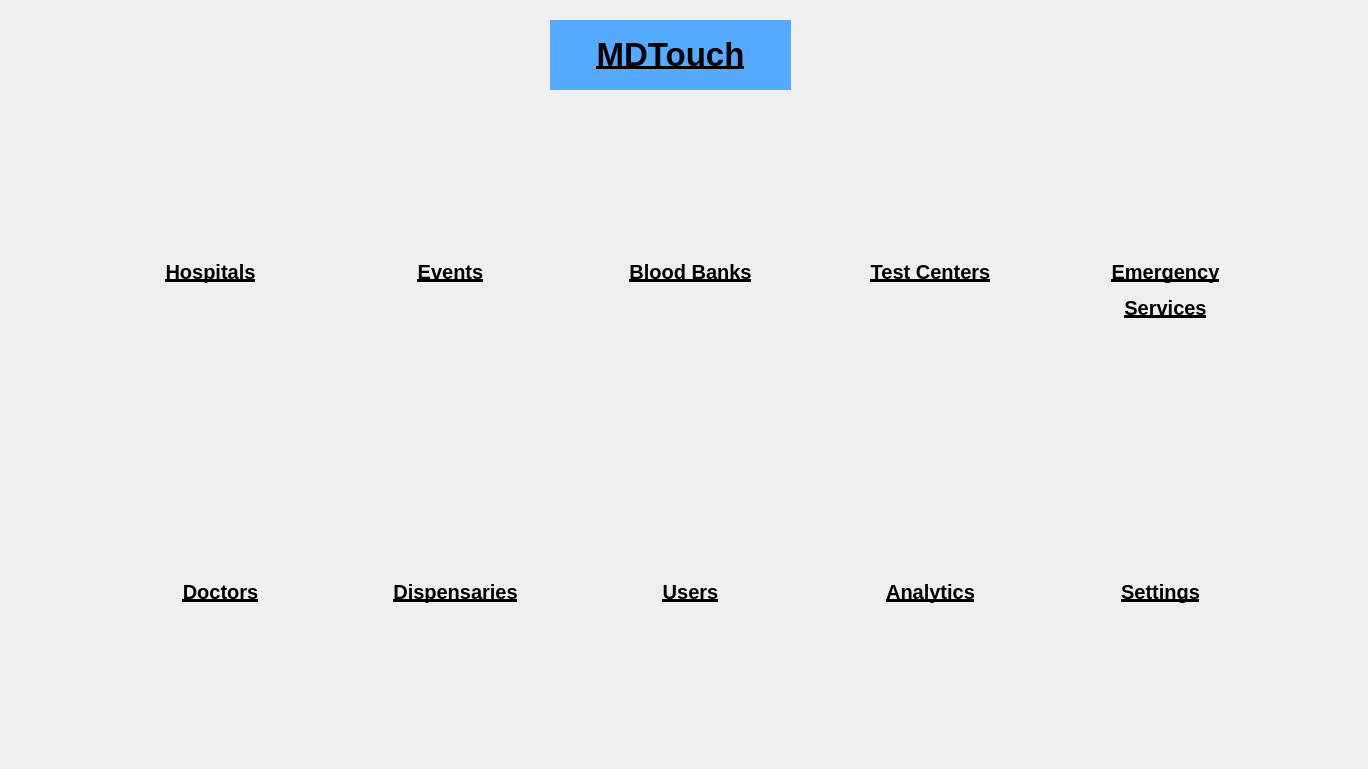
<?xml version="1.0" encoding="UTF-8"?>
<ui version="4.0">
 <class>superadminHome</class>
 <widget class="QMainWindow" name="superadminHome">
  <property name="geometry">
   <rect>
    <x>0</x>
    <y>0</y>
    <width>1368</width>
    <height>769</height>
   </rect>
  </property>
  <property name="sizePolicy">
   <sizepolicy hsizetype="Fixed" vsizetype="Fixed">
    <horstretch>0</horstretch>
    <verstretch>0</verstretch>
   </sizepolicy>
  </property>
  <property name="windowTitle">
   <string>MainWindow</string>
  </property>
  <widget class="QWidget" name="centralwidget">
   <widget class="QLabel" name="eventLabel">
    <property name="geometry">
     <rect>
      <x>380</x>
      <y>260</y>
      <width>141</width>
      <height>51</height>
     </rect>
    </property>
    <property name="text">
     <string>&lt;html&gt;&lt;head/&gt;&lt;body&gt;&lt;p align=&quot;center&quot;&gt;&lt;span style=&quot; font-size:15pt; font-weight:600; text-decoration: underline;&quot;&gt;Events&lt;/span&gt;&lt;/p&gt;&lt;/body&gt;&lt;/html&gt;</string>
    </property>
    <property name="alignment">
     <set>Qt::AlignLeading|Qt::AlignLeft|Qt::AlignTop</set>
    </property>
   </widget>
   <widget class="QLabel" name="emergencyLabel">
    <property name="geometry">
     <rect>
      <x>1080</x>
      <y>260</y>
      <width>171</width>
      <height>81</height>
     </rect>
    </property>
    <property name="sizePolicy">
     <sizepolicy hsizetype="Fixed" vsizetype="Fixed">
      <horstretch>0</horstretch>
      <verstretch>0</verstretch>
     </sizepolicy>
    </property>
    <property name="text">
     <string>&lt;html&gt;&lt;head/&gt;&lt;body&gt;&lt;p align=&quot;center&quot;&gt;&lt;span style=&quot; font-size:15pt; font-weight:600; text-decoration: underline;&quot;&gt;Emergency&lt;/span&gt;&lt;/p&gt;&lt;p align=&quot;center&quot;&gt;&lt;span style=&quot; font-size:15pt; font-weight:600; text-decoration: underline;&quot;&gt;Services&lt;/span&gt;&lt;/p&gt;&lt;/body&gt;&lt;/html&gt;</string>
    </property>
    <property name="alignment">
     <set>Qt::AlignLeading|Qt::AlignLeft|Qt::AlignTop</set>
    </property>
   </widget>
   <widget class="QLabel" name="bloodLabel">
    <property name="geometry">
     <rect>
      <x>600</x>
      <y>260</y>
      <width>181</width>
      <height>51</height>
     </rect>
    </property>
    <property name="text">
     <string>&lt;html&gt;&lt;head/&gt;&lt;body&gt;&lt;p align=&quot;center&quot;&gt;&lt;span style=&quot; font-size:15pt; font-weight:600; text-decoration: underline;&quot;&gt;Blood Banks&lt;/span&gt;&lt;/p&gt;&lt;/body&gt;&lt;/html&gt;</string>
    </property>
    <property name="alignment">
     <set>Qt::AlignLeading|Qt::AlignLeft|Qt::AlignTop</set>
    </property>
   </widget>
   <widget class="QLabel" name="doctorLabel">
    <property name="geometry">
     <rect>
      <x>150</x>
      <y>580</y>
      <width>141</width>
      <height>51</height>
     </rect>
    </property>
    <property name="sizePolicy">
     <sizepolicy hsizetype="Fixed" vsizetype="Fixed">
      <horstretch>0</horstretch>
      <verstretch>0</verstretch>
     </sizepolicy>
    </property>
    <property name="text">
     <string>&lt;html&gt;&lt;head/&gt;&lt;body&gt;&lt;p align=&quot;center&quot;&gt;&lt;span style=&quot; font-size:15pt; font-weight:600; text-decoration: underline;&quot;&gt;Doctors&lt;/span&gt;&lt;/p&gt;&lt;/body&gt;&lt;/html&gt;</string>
    </property>
    <property name="alignment">
     <set>Qt::AlignLeading|Qt::AlignLeft|Qt::AlignTop</set>
    </property>
   </widget>
   <widget class="QLabel" name="testLabel">
    <property name="geometry">
     <rect>
      <x>840</x>
      <y>260</y>
      <width>181</width>
      <height>51</height>
     </rect>
    </property>
    <property name="text">
     <string>&lt;html&gt;&lt;head/&gt;&lt;body&gt;&lt;p align=&quot;center&quot;&gt;&lt;span style=&quot; font-size:15pt; font-weight:600; text-decoration: underline;&quot;&gt;Test Centers&lt;/span&gt;&lt;/p&gt;&lt;/body&gt;&lt;/html&gt;</string>
    </property>
    <property name="alignment">
     <set>Qt::AlignLeading|Qt::AlignLeft|Qt::AlignTop</set>
    </property>
   </widget>
   <widget class="QLabel" name="dispensaryLabel">
    <property name="geometry">
     <rect>
      <x>370</x>
      <y>580</y>
      <width>171</width>
      <height>51</height>
     </rect>
    </property>
    <property name="sizePolicy">
     <sizepolicy hsizetype="Fixed" vsizetype="Fixed">
      <horstretch>0</horstretch>
      <verstretch>0</verstretch>
     </sizepolicy>
    </property>
    <property name="text">
     <string>&lt;html&gt;&lt;head/&gt;&lt;body&gt;&lt;p align=&quot;center&quot;&gt;&lt;span style=&quot; font-size:15pt; font-weight:600; text-decoration: underline;&quot;&gt;Dispensaries&lt;/span&gt;&lt;/p&gt;&lt;/body&gt;&lt;/html&gt;</string>
    </property>
    <property name="alignment">
     <set>Qt::AlignLeading|Qt::AlignLeft|Qt::AlignTop</set>
    </property>
   </widget>
   <widget class="QLabel" name="settingsLabel">
    <property name="geometry">
     <rect>
      <x>1090</x>
      <y>580</y>
      <width>141</width>
      <height>51</height>
     </rect>
    </property>
    <property name="sizePolicy">
     <sizepolicy hsizetype="Fixed" vsizetype="Fixed">
      <horstretch>0</horstretch>
      <verstretch>0</verstretch>
     </sizepolicy>
    </property>
    <property name="text">
     <string>&lt;html&gt;&lt;head/&gt;&lt;body&gt;&lt;p align=&quot;center&quot;&gt;&lt;span style=&quot; font-size:15pt; font-weight:600; text-decoration: underline;&quot;&gt;Settings&lt;/span&gt;&lt;/p&gt;&lt;/body&gt;&lt;/html&gt;</string>
    </property>
    <property name="alignment">
     <set>Qt::AlignLeading|Qt::AlignLeft|Qt::AlignTop</set>
    </property>
   </widget>
   <widget class="QPushButton" name="logout">
    <property name="geometry">
     <rect>
      <x>1170</x>
      <y>10</y>
      <width>101</width>
      <height>91</height>
     </rect>
    </property>
    <property name="styleSheet">
     <string notr="true">border:none;</string>
    </property>
    <property name="text">
     <string/>
    </property>
    <property name="icon">
     <iconset>
      <normaloff>../MdTouch/Images/logout.jpg</normaloff>../MdTouch/Images/logout.jpg</iconset>
    </property>
    <property name="iconSize">
     <size>
      <width>80</width>
      <height>80</height>
     </size>
    </property>
   </widget>
   <widget class="QWidget" name="horizontalLayoutWidget">
    <property name="geometry">
     <rect>
      <x>40</x>
      <y>130</y>
      <width>1301</width>
      <height>131</height>
     </rect>
    </property>
    <layout class="QHBoxLayout" name="horizontalLayout">
     <item>
      <widget class="QPushButton" name="hospital">
       <property name="sizePolicy">
        <sizepolicy hsizetype="Fixed" vsizetype="Fixed">
         <horstretch>0</horstretch>
         <verstretch>0</verstretch>
        </sizepolicy>
       </property>
       <property name="maximumSize">
        <size>
         <width>120</width>
         <height>120</height>
        </size>
       </property>
       <property name="autoFillBackground">
        <bool>false</bool>
       </property>
       <property name="styleSheet">
        <string notr="true">border:none;</string>
       </property>
       <property name="text">
        <string/>
       </property>
       <property name="icon">
        <iconset>
         <normaloff>../MdTouch/Images/hospital.png</normaloff>../MdTouch/Images/hospital.png</iconset>
       </property>
       <property name="iconSize">
        <size>
         <width>100</width>
         <height>100</height>
        </size>
       </property>
      </widget>
     </item>
     <item>
      <widget class="QPushButton" name="events">
       <property name="sizePolicy">
        <sizepolicy hsizetype="Fixed" vsizetype="Fixed">
         <horstretch>0</horstretch>
         <verstretch>0</verstretch>
        </sizepolicy>
       </property>
       <property name="minimumSize">
        <size>
         <width>0</width>
         <height>0</height>
        </size>
       </property>
       <property name="maximumSize">
        <size>
         <width>120</width>
         <height>120</height>
        </size>
       </property>
       <property name="styleSheet">
        <string notr="true">border:none;</string>
       </property>
       <property name="text">
        <string/>
       </property>
       <property name="icon">
        <iconset>
         <normaloff>../MdTouch/Images/event.jpg</normaloff>../MdTouch/Images/event.jpg</iconset>
       </property>
       <property name="iconSize">
        <size>
         <width>100</width>
         <height>100</height>
        </size>
       </property>
      </widget>
     </item>
     <item>
      <widget class="QPushButton" name="bloodBank">
       <property name="sizePolicy">
        <sizepolicy hsizetype="Fixed" vsizetype="Fixed">
         <horstretch>0</horstretch>
         <verstretch>0</verstretch>
        </sizepolicy>
       </property>
       <property name="maximumSize">
        <size>
         <width>120</width>
         <height>120</height>
        </size>
       </property>
       <property name="styleSheet">
        <string notr="true">border:none;</string>
       </property>
       <property name="text">
        <string/>
       </property>
       <property name="icon">
        <iconset>
         <normaloff>../MdTouch/Images/bloodbank.png</normaloff>../MdTouch/Images/bloodbank.png</iconset>
       </property>
       <property name="iconSize">
        <size>
         <width>100</width>
         <height>100</height>
        </size>
       </property>
      </widget>
     </item>
     <item>
      <widget class="QPushButton" name="testCenters">
       <property name="sizePolicy">
        <sizepolicy hsizetype="Fixed" vsizetype="Fixed">
         <horstretch>0</horstretch>
         <verstretch>0</verstretch>
        </sizepolicy>
       </property>
       <property name="maximumSize">
        <size>
         <width>120</width>
         <height>120</height>
        </size>
       </property>
       <property name="styleSheet">
        <string notr="true">border:none;</string>
       </property>
       <property name="text">
        <string/>
       </property>
       <property name="icon">
        <iconset>
         <normaloff>../MdTouch/Images/test_2.png</normaloff>../MdTouch/Images/test_2.png</iconset>
       </property>
       <property name="iconSize">
        <size>
         <width>100</width>
         <height>100</height>
        </size>
       </property>
      </widget>
     </item>
     <item>
      <widget class="QPushButton" name="emergency">
       <property name="sizePolicy">
        <sizepolicy hsizetype="Fixed" vsizetype="Fixed">
         <horstretch>0</horstretch>
         <verstretch>0</verstretch>
        </sizepolicy>
       </property>
       <property name="maximumSize">
        <size>
         <width>120</width>
         <height>120</height>
        </size>
       </property>
       <property name="styleSheet">
        <string notr="true">border:none;</string>
       </property>
       <property name="text">
        <string/>
       </property>
       <property name="icon">
        <iconset>
         <normaloff>../MdTouch/Images/emergency.png</normaloff>../MdTouch/Images/emergency.png</iconset>
       </property>
       <property name="iconSize">
        <size>
         <width>100</width>
         <height>100</height>
        </size>
       </property>
      </widget>
     </item>
    </layout>
   </widget>
   <widget class="QWidget" name="horizontalLayoutWidget_2">
    <property name="geometry">
     <rect>
      <x>40</x>
      <y>450</y>
      <width>1301</width>
      <height>131</height>
     </rect>
    </property>
    <layout class="QHBoxLayout" name="horizontalLayout_2">
     <item>
      <widget class="QPushButton" name="doctor">
       <property name="sizePolicy">
        <sizepolicy hsizetype="Fixed" vsizetype="Fixed">
         <horstretch>0</horstretch>
         <verstretch>0</verstretch>
        </sizepolicy>
       </property>
       <property name="maximumSize">
        <size>
         <width>120</width>
         <height>120</height>
        </size>
       </property>
       <property name="styleSheet">
        <string notr="true">border:none;</string>
       </property>
       <property name="text">
        <string/>
       </property>
       <property name="icon">
        <iconset>
         <normaloff>../MdTouch/Images/doctor.png</normaloff>../MdTouch/Images/doctor.png</iconset>
       </property>
       <property name="iconSize">
        <size>
         <width>100</width>
         <height>100</height>
        </size>
       </property>
      </widget>
     </item>
     <item>
      <widget class="QPushButton" name="dispensary">
       <property name="sizePolicy">
        <sizepolicy hsizetype="Fixed" vsizetype="Fixed">
         <horstretch>0</horstretch>
         <verstretch>0</verstretch>
        </sizepolicy>
       </property>
       <property name="maximumSize">
        <size>
         <width>120</width>
         <height>120</height>
        </size>
       </property>
       <property name="styleSheet">
        <string notr="true">image: url(:/dispensary.png);
border:none;</string>
       </property>
       <property name="text">
        <string/>
       </property>
       <property name="icon">
        <iconset>
         <normaloff>../MdTouch/Images/dispensary.png</normaloff>../MdTouch/Images/dispensary.png</iconset>
       </property>
       <property name="iconSize">
        <size>
         <width>100</width>
         <height>100</height>
        </size>
       </property>
      </widget>
     </item>
     <item>
      <widget class="QPushButton" name="users">
       <property name="sizePolicy">
        <sizepolicy hsizetype="Fixed" vsizetype="Fixed">
         <horstretch>0</horstretch>
         <verstretch>0</verstretch>
        </sizepolicy>
       </property>
       <property name="maximumSize">
        <size>
         <width>120</width>
         <height>120</height>
        </size>
       </property>
       <property name="styleSheet">
        <string notr="true">border:none;</string>
       </property>
       <property name="text">
        <string/>
       </property>
       <property name="icon">
        <iconset>
         <normaloff>../MdTouch/Images/users.png</normaloff>../MdTouch/Images/users.png</iconset>
       </property>
       <property name="iconSize">
        <size>
         <width>100</width>
         <height>100</height>
        </size>
       </property>
      </widget>
     </item>
     <item>
      <widget class="QPushButton" name="analytics">
       <property name="sizePolicy">
        <sizepolicy hsizetype="Fixed" vsizetype="Fixed">
         <horstretch>0</horstretch>
         <verstretch>0</verstretch>
        </sizepolicy>
       </property>
       <property name="maximumSize">
        <size>
         <width>120</width>
         <height>120</height>
        </size>
       </property>
       <property name="styleSheet">
        <string notr="true">border:none;</string>
       </property>
       <property name="text">
        <string/>
       </property>
       <property name="icon">
        <iconset>
         <normaloff>../MdTouch/Images/statistics.png</normaloff>../MdTouch/Images/statistics.png</iconset>
       </property>
       <property name="iconSize">
        <size>
         <width>100</width>
         <height>100</height>
        </size>
       </property>
      </widget>
     </item>
     <item>
      <widget class="QPushButton" name="settings">
       <property name="sizePolicy">
        <sizepolicy hsizetype="Fixed" vsizetype="Fixed">
         <horstretch>0</horstretch>
         <verstretch>0</verstretch>
        </sizepolicy>
       </property>
       <property name="maximumSize">
        <size>
         <width>120</width>
         <height>120</height>
        </size>
       </property>
       <property name="styleSheet">
        <string notr="true">border:none;</string>
       </property>
       <property name="text">
        <string/>
       </property>
       <property name="icon">
        <iconset>
         <normaloff>../MdTouch/Images/settings.jpg</normaloff>../MdTouch/Images/settings.jpg</iconset>
       </property>
       <property name="iconSize">
        <size>
         <width>100</width>
         <height>100</height>
        </size>
       </property>
      </widget>
     </item>
    </layout>
   </widget>
   <widget class="QLabel" name="analyticsLabel">
    <property name="geometry">
     <rect>
      <x>840</x>
      <y>580</y>
      <width>181</width>
      <height>51</height>
     </rect>
    </property>
    <property name="sizePolicy">
     <sizepolicy hsizetype="Fixed" vsizetype="Fixed">
      <horstretch>0</horstretch>
      <verstretch>0</verstretch>
     </sizepolicy>
    </property>
    <property name="text">
     <string>&lt;html&gt;&lt;head/&gt;&lt;body&gt;&lt;p align=&quot;center&quot;&gt;&lt;span style=&quot; font-size:15pt; font-weight:600; text-decoration: underline;&quot;&gt;Analytics&lt;/span&gt;&lt;/p&gt;&lt;/body&gt;&lt;/html&gt;</string>
    </property>
    <property name="alignment">
     <set>Qt::AlignLeading|Qt::AlignLeft|Qt::AlignTop</set>
    </property>
   </widget>
   <widget class="QLabel" name="usersLabel">
    <property name="geometry">
     <rect>
      <x>600</x>
      <y>580</y>
      <width>181</width>
      <height>51</height>
     </rect>
    </property>
    <property name="sizePolicy">
     <sizepolicy hsizetype="Fixed" vsizetype="Fixed">
      <horstretch>0</horstretch>
      <verstretch>0</verstretch>
     </sizepolicy>
    </property>
    <property name="text">
     <string>&lt;html&gt;&lt;head/&gt;&lt;body&gt;&lt;p align=&quot;center&quot;&gt;&lt;span style=&quot; font-size:15pt; font-weight:600; text-decoration: underline;&quot;&gt;Users&lt;/span&gt;&lt;/p&gt;&lt;/body&gt;&lt;/html&gt;</string>
    </property>
    <property name="alignment">
     <set>Qt::AlignLeading|Qt::AlignLeft|Qt::AlignTop</set>
    </property>
   </widget>
   <widget class="QLabel" name="title_2">
    <property name="geometry">
     <rect>
      <x>550</x>
      <y>20</y>
      <width>241</width>
      <height>70</height>
     </rect>
    </property>
    <property name="sizePolicy">
     <sizepolicy hsizetype="Fixed" vsizetype="Fixed">
      <horstretch>0</horstretch>
      <verstretch>0</verstretch>
     </sizepolicy>
    </property>
    <property name="minimumSize">
     <size>
      <width>0</width>
      <height>50</height>
     </size>
    </property>
    <property name="maximumSize">
     <size>
      <width>400</width>
      <height>70</height>
     </size>
    </property>
    <property name="styleSheet">
     <string notr="true">background-color: rgb(85, 170, 255);</string>
    </property>
    <property name="text">
     <string>&lt;!DOCTYPE HTML PUBLIC &quot;-//W3C//DTD HTML 4.0//EN&quot; &quot;http://www.w3.org/TR/REC-html40/strict.dtd&quot;&gt;
&lt;html&gt;&lt;head&gt;&lt;meta name=&quot;qrichtext&quot; content=&quot;1&quot; /&gt;&lt;style type=&quot;text/css&quot;&gt;
p, li { white-space: pre-wrap; }
&lt;/style&gt;&lt;/head&gt;&lt;body style=&quot; font-family:'MS Shell Dlg 2'; font-size:8pt; font-weight:400; font-style:normal;&quot;&gt;
&lt;p align=&quot;center&quot; style=&quot; margin-top:12px; margin-bottom:12px; margin-left:0px; margin-right:0px; -qt-block-indent:0; text-indent:0px;&quot;&gt;&lt;span style=&quot; font-size:25pt; font-weight:600; text-decoration: underline;&quot;&gt;MDTouch&lt;/span&gt;&lt;/p&gt;&lt;/body&gt;&lt;/html&gt;</string>
    </property>
   </widget>
   <widget class="QLabel" name="hospitalLabel">
    <property name="geometry">
     <rect>
      <x>140</x>
      <y>260</y>
      <width>141</width>
      <height>51</height>
     </rect>
    </property>
    <property name="text">
     <string>&lt;html&gt;&lt;head/&gt;&lt;body&gt;&lt;p align=&quot;center&quot;&gt;&lt;span style=&quot; font-size:15pt; font-weight:600; text-decoration: underline;&quot;&gt;Hospitals&lt;/span&gt;&lt;/p&gt;&lt;/body&gt;&lt;/html&gt;</string>
    </property>
    <property name="alignment">
     <set>Qt::AlignLeading|Qt::AlignLeft|Qt::AlignTop</set>
    </property>
   </widget>
  </widget>
 </widget>
 <resources>
  <include location="../MdTouch/Images/img.qrc"/>
 </resources>
 <connections/>
</ui>
